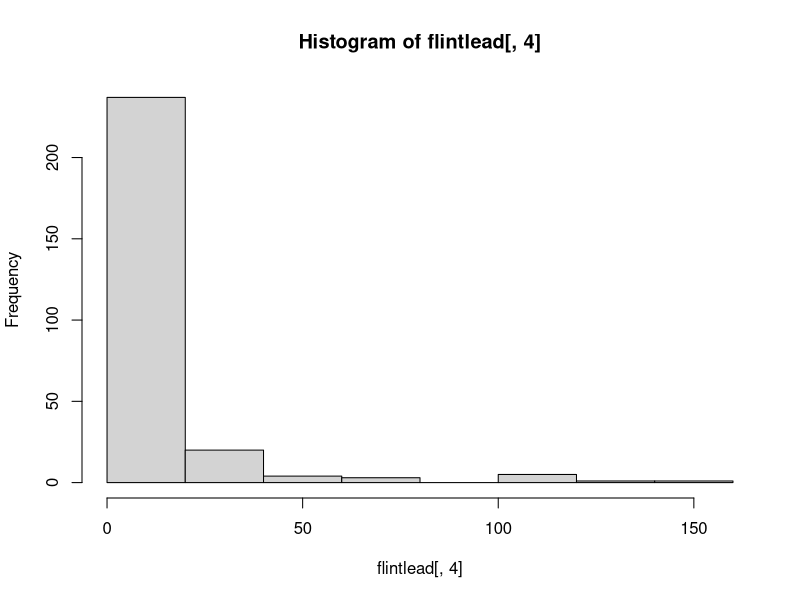
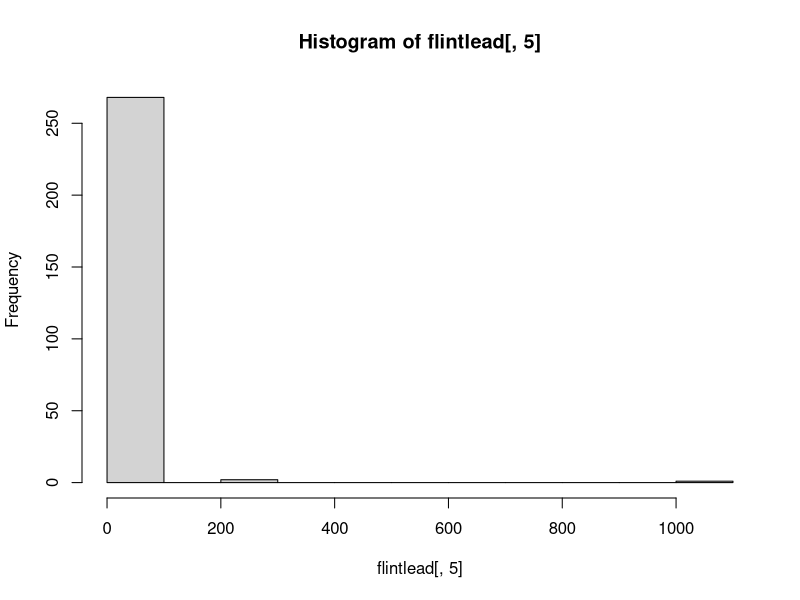
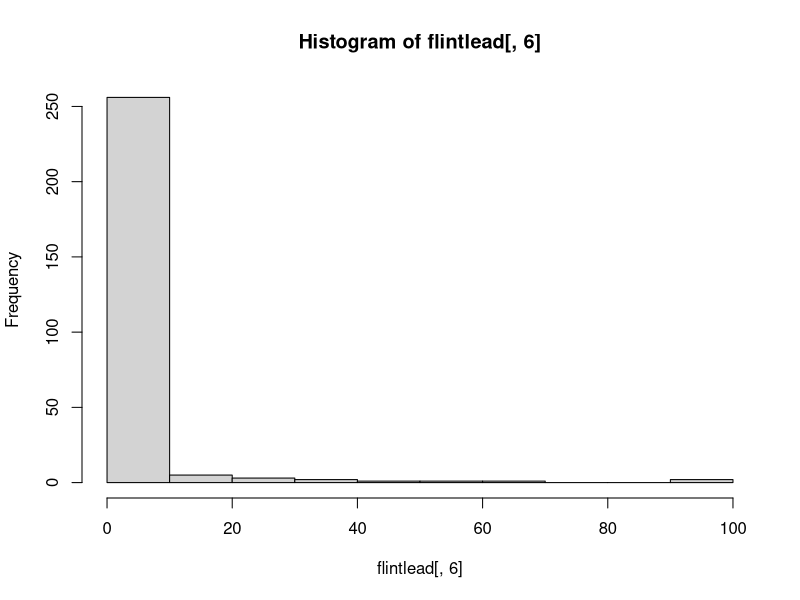
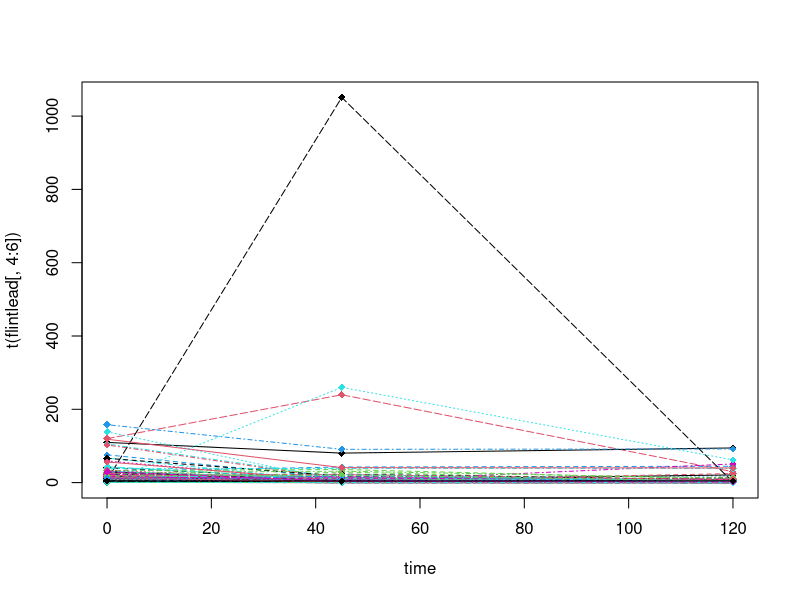
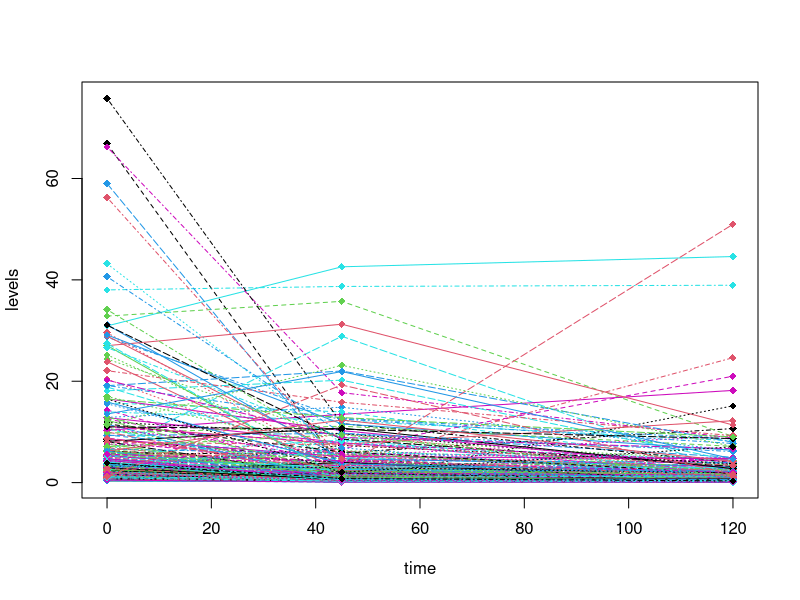
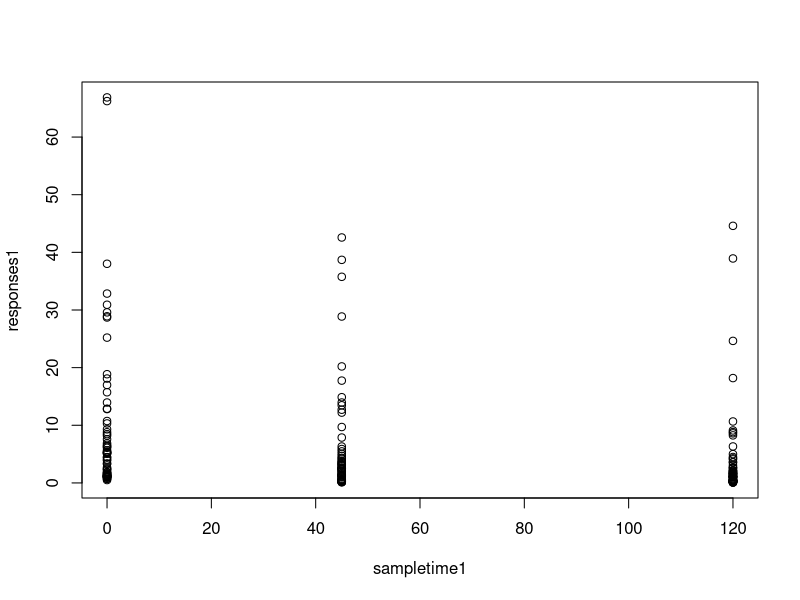
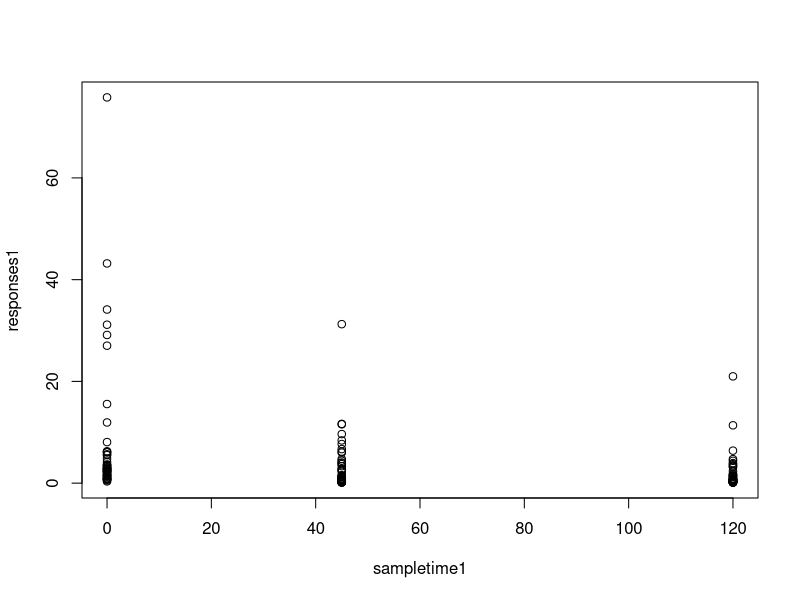
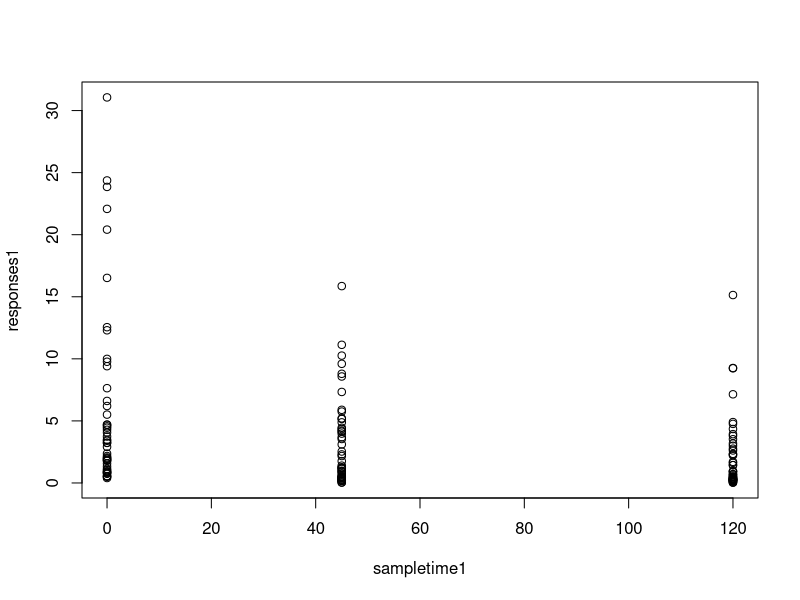

Here is the R script that generated these plots, in order:
###library computer
setwd("E://")
# setwd("C://Users//caonan//Desktop//LAB2")
setwd("C://Users//nan66//Google Drive//stt864//LAB2")
###basic
set.seed(52871775)

flintlead<-read.csv(file="Flint-water-lead-dataset.csv",header=FALSE)
time<-c(0, 45, 120)
flintlead2<-flintlead[(flintlead[,4]<100)&(flintlead[,5]<100)&(flintlead[,6]<100),]
flintlead<-read.csv(file="Flint-water-lead-dataset.csv",header=FALSE)

##Q(a)

colnames(flintlead)=c("SampleID","Zip Code","Ward", "0sec", "5sec", "120sec")
table(flintlead[2])

##Q1(b)
hist(flintlead[,4])
hist(flintlead[,5])
hist(flintlead[,6])

##Q1(c)
time<-c(0, 45, 120)
matplot(time, t(flintlead[,4:6]),pch=18,type="o")

##remove
# flintlead2<-flintlead[flintlead[,5]<1000,]
flintlead2<-flintlead[(flintlead[,4]<100)&(flintlead[,5]<100)&(flintlead[,6]<100),]
###Test of Extreme Value
# Temp_FlintL<-flintlead
# FlintL_Lar100<-Temp_FlintL[(Temp_FlintL[,4]>100)|(Temp_FlintL[,5]>100)|(Temp_FlintL[,6]>100),]
# FlintL_Incre<-Temp_FlintL[(Temp_FlintL[,4]<Temp_FlintL[,5])|(Temp_FlintL[,5]<Temp_FlintL[,6])|(Temp_FlintL[,4]<Temp_FlintL[,6]),]

##Q1(d)
for(i in 48503:48507){
	zipcode<-which(flintlead2[,2]==i)
	matplot(time,t(flintlead2[zipcode,4:6]),type="o",ylab="levels",pch=18,
	          add= (i!=48503),ylim=c(0,ceiling(max(flintlead2[,4:6]))))
}

# for(i in 48503:48507){
# 	flintlead3<-flintlead2[flintlead2[,2]==i,4:6]
# 	matplot(time,t(flintlead3),pch=18,type="o",ylab="levels",add= (i!=48503),ylim=c(0,ceiling(max(flintlead2[,4:6]))))
# }

##Q2-commonly used exponential decay model
Coef_Matr1<-matrix(0,5,2)
Coef_Matr2<-matrix(0,5,3)
Sigma_Matr<-matrix(0,5,2)
for(i in 48503:48507){
zipcode<-which(flintlead2[,2]==i)
subsetflintlead<-flintlead2[zipcode,]
responses1<-unlist(subsetflintlead[,4:6])
sampletime1<-rep(time,each=dim(subsetflintlead)[1])
plot(sampletime1, responses1)
nlsreg1<-nls(responses1~theta1*exp(-sampletime1*theta2),
             start=list(theta1=5,theta2=0.02))
nlsreg2<-nls(responses1~theta1/(1+theta2*(exp(sampletime1*theta3))),
             start=list(theta1=2,theta2=-0.7,theta3=-0.025))
Coef_Matr1[i-48502,]<-coef(nlsreg1)
Coef_Matr2[i-48502,]<-coef(nlsreg2)
Sigma_Matr[i-48502,]<-c(summary(nlsreg1)$sigma,summary(nlsreg2)$sigma)
print(summary(nlsreg1))
print(summary(nlsreg2))
}

# f48504<-function(a,b,c){
# 	zipcode48504<-which(flintlead2[,2]==48504)
# 	subsetflintlead48504<-flintlead2[zipcode48504,]
# 	responses48504<-unlist(subsetflintlead48504[,4:6])
# 	sampletime48504<-rep(time,each=dim(subsetflintlead48504)[1])
# 	plot(sampletime48504,responses48504)
# 	nlsreg2<-nls(responses48504~theta1/(1+theta2*(exp(sampletime48504*theta3))),
#              start=list(theta1=a,theta2=b,theta3=c))
# return(nlsreg2)
# }




###Q3
var(flintlead2[,4])
var(flintlead2[,6])
var.test(flintlead2[,4],flintlead2[,6])
t.test(flintlead2[,4],flintlead2[,6],var.equal=FALSE,paired=F)

##Q4
# Contam_48503<-flintlead2[flintlead2[,2]==48503,4]
# Contam_48504<-flintlead2[flintlead2[,2]==48504,4]
# Contam_48505<-flintlead2[flintlead2[,2]==48505,4]
# Contam_48506<-flintlead2[flintlead2[,2]==48506,4]
# Contam_48507<-flintlead2[flintlead2[,2]==48507,4]
# Contam<-c(Contam_48503,Contam_48504,Contam_48505,Contam_48506,Contam_48507)
# L<-c(0,0,0,0,0)
# for(i in 48503:48507){
#   L[i-48502]<-length(which(flintlead2[,2]==i))
# }
# groups = factor(rep(48503:48507,L))
# bartlett.test(Contam, groups)
# qchisq(0.95,4)
# Aov_Test<-aov(Contam~groups)
# Aov_Test
# TH<-TukeyHSD(Aov_Test)
# TH
# plot(TH)



#logY=log(theta1)+theta21*X*I(X in ZIP1)+theta22*X*(X in ZIP2)
Ftest_Mat2<-matrix(0,nrow=10,ncol=5)
i<-1
for(i1 in 48503:48506){
	for (i2 in (i1+1):48507){
		zipcode<-which(flintlead2[,2]==i1|flintlead2[,2]==i2)
		subsetflintlead<-flintlead2[zipcode,]
		subsetflintlead[,7]<-(subsetflintlead[,2]==i1)+0
		ini1<-rep(subsetflintlead[,7],each=3)
		responses1<-unlist(subsetflintlead[,4:6])
		Log_res<-log(responses1)
		sampletime1<-rep(time,each=dim(subsetflintlead)[1])*ini1
		sampletime2<-rep(time,each=dim(subsetflintlead)[1])*(1-ini1)
		reg2<-lm(Log_res~ini1+sampletime1+sampletime2)
		f_stat<-summary(reg2)$fstatistic[1]
		df1<-summary(reg2)$fstatistic[2]
		df2<-summary(reg2)$fstatistic[3]
		Ftest_Mat2[i,1]<-i1
		Ftest_Mat2[i,2]<-i2
		Ftest_Mat2[i,3]<-f_stat
		Ftest_Mat2[i,4]<-qf(0.95,df1,df2)
		Ftest_Mat2[i,5]<-(f_stat<=qf(0.95,df1,df2))
		i<-i+1
	}
}





##Q5
for(i in 48503:48507){
	time0<-0
	theta1hat<-Coef_Matr1[i-48502,1]
	theta2hat<-Coef_Matr1[i-48502,2]
	meany<-theta1hat*exp(-time0*theta2hat)
	sigmahat<-Sigma_Matr[i-48502,1]
	y90quantile<-qnorm(0.9, meany, sigmahat)
	print(i)
	print(y90quantile)
}
##Q6
library(MASS)
f<-function(theta1,theta2,x){
	return(theta1*exp(-theta2*x))
}
Db_hat<-function(theta1,theta2,x){
  D<-cbind(exp(-theta2*x),-x*theta1*exp(-theta2*x))
  return(D)
}
G_hat<-function(theta1,theta2,x){
  G<-matrix(c(exp(-theta2*x),-x*theta1*exp(-theta2*x)),nrow=1,ncol=2)
  return(G)
}
CI<-function(para1,para2,sig,X,x0,alpha){
  D<-Db_hat(para1,para2,X)
  G<-G_hat(para1,para2,x0)
  delta<-qnorm(1-0.5*alpha)*sig*sqrt(G%*%(ginv(t(D)%*%D))%*%t(G))
  up<-f(para1,para2,x0)+delta
  low<-f(para1,para2,x0)-delta
  Interval<-c(low,up)
  return(Interval)
}
for (i in 48503:48507){
	theta1hat<-Coef_Matr1[i-48502,1]
	theta2hat<-Coef_Matr1[i-48502,2]
	sigmahat<-Sigma_Matr[i-48502,1]
	zipcode<-which(flintlead2[,2]==i)
	subsetflintlead<-flintlead2[zipcode,]
	sampletime1<-rep(time,each=dim(subsetflintlead)[1])
	CI_0<-CI(theta1hat,theta2hat,sigmahat,sampletime1,0,0.05)
	CI_45<-CI(theta1hat,theta2hat,sigmahat,sampletime1,45,0.05)
	CI_120<-CI(theta1hat,theta2hat,sigmahat,sampletime1,120,0.05)
	print(i)
	print(CI_0)
	print(CI_45)
	print(CI_120)

}
###Q7
flintlead3<-flintlead2[flintlead2[,2]!=48502,]
flintlead3<-flintlead3[flintlead3[,2]!=48529,]
flintlead3<-flintlead3[flintlead3[,2]!=48532,]
resp_ALL<-unlist(flintlead3[,4:6])
logresp<-log(resp_ALL)
x48503<-rep(((flintlead3[,2]==48503)+0),3)
x48504<-rep(((flintlead3[,2]==48504)+0),3)
x48505<-rep(((flintlead3[,2]==48505)+0),3)
x48506<-rep(((flintlead3[,2]==48506)+0),3)
x48507<-rep(((flintlead3[,2]==48507)+0),3)
stime<-rep(time,each=dim(flintlead3)[1])
regzip<-nls(resp_ALL~b0*exp(-(
	b1*x48503*stime+
	b2*x48504*stime+
	b3*x48505*stime+
	b4*x48506*stime+
	b5*x48507*stime)),
	start=list(b0=4,b1=0.002,b2=0.001,b3=0.002,b4=-0.0002,b5=0))
regzip
###
###Q8
######test bootstrap
for(i in 48503:48507){
	BootS_Times<-100
	N<-nrow(flintlead2)
	Num<-150
	meany_Accumul<-0
	sigma_Accumul<-0
	for(step in 1:BootS_Times){
		Sample_Num<-sample(1:N,Num,replace = FALSE)
		Boot_Sample<-flintlead2[Sample_Num,]
		time0<-0
		zipcode_BS<-which(Boot_Sample[,2]==i)
		subsetflintlead_BS<-Boot_Sample[zipcode_BS,]
		responses_BS<-unlist(subsetflintlead_BS[,4:6])
		sampletime_BS<-rep(time,each=dim(subsetflintlead_BS)[1])
		nlsreg1_BS<-nls(responses_BS~theta1*exp(-sampletime_BS*theta2),
             	start=list(theta1=5,theta2=0.02))
		theta1hat_BS<-coef(nlsreg1_BS)[1]
		theta2hat_BS<-coef(nlsreg1_BS)[2]
		meany_BS<-theta1hat_BS*exp(-time0*theta2hat_BS)
		sigmahat_BS<-summary(nlsreg1_BS)$sigma
		meany_Accumul<-meany_Accumul+meany_BS
		sigma_Accumul<-sigma_Accumul+sigmahat_BS^2
	}
	y90quantile_BS<-qnorm(0.9, (meany_Accumul/BootS_Times), sqrt(sigma_Accumul/BootS_Times))
	print(i)
	print(y90quantile_BS)
}




